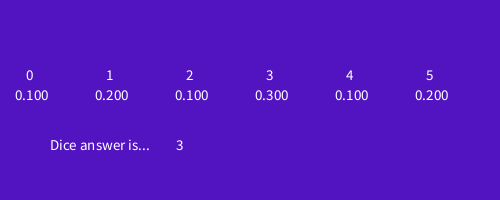
Frame 1 (no input)
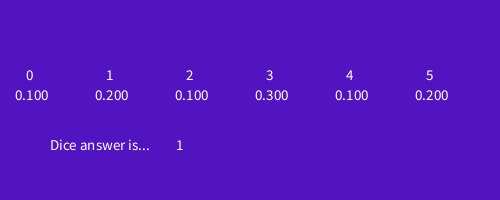
Frame 2 (the mouse pressed at the canvas centre, redrawn once)

The Processing sketch that drew these frames (run headless with seeded random() and noise(); the mouse was pressed at the canvas centre and the sketch redrawn once):

// Processing sketch: Task10
// ── Task10.pde
float[] p = { 0.1, 0.2, 0.1, 0.3, 0.1, 0.2};

void setup() {
  size(500, 200);
  textSize(20);
  noLoop();
}

void draw() { 
  textAlign(CENTER);
  textSize(15);
  background(82, 20, 193);
  text("Dice answer is...", 100, 150); 
  int answer = alg();
  text(answer, 180, 150);
  
  for(int i = 0; i < p.length; i++) {
    text(i, i * 80 + 30, 80);
    text(p[i], i * 80 + 30, 100);
  }
}

int alg() {
  float a = random(1);
  for(int k = 0; k < p.length; k++) {
    a -= p[k];
    if(a <= 0) {
      return k;
    }
  }
  return 0;
}

void keyPressed() {
  redraw();
}
